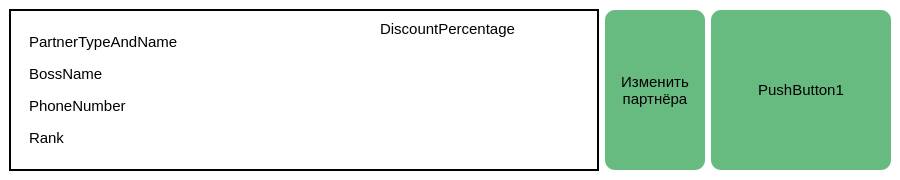
<?xml version="1.0" encoding="UTF-8"?>
<ui version="4.0">
 <class>PartnerCard</class>
 <widget class="QWidget" name="PartnerCard">
  <property name="geometry">
   <rect>
    <x>0</x>
    <y>0</y>
    <width>900</width>
    <height>180</height>
   </rect>
  </property>
  <property name="windowTitle">
   <string>Form</string>
  </property>
  <widget class="QFrame" name="PartnerCardVBox">
   <property name="geometry">
    <rect>
     <x>0</x>
     <y>0</y>
     <width>900</width>
     <height>180</height>
    </rect>
   </property>
   <property name="styleSheet">
    <string notr="true">background: white;  color: black; font-size: 15px; padding: 0px</string>
   </property>
   <layout class="QHBoxLayout" name="horizontalLayout">
    <item>
     <widget class="QFrame" name="horizontalFrame">
      <property name="styleSheet">
       <string notr="true">border: 2px solid black;</string>
      </property>
      <layout class="QHBoxLayout" name="horizontalLayout_2">
       <item>
        <widget class="QFrame" name="FirstColumn">
         <property name="styleSheet">
          <string notr="true">border: none; padding: 0;</string>
         </property>
         <layout class="QVBoxLayout" name="verticalLayout">
          <item>
           <widget class="QLabel" name="PartnerTypeAndName">
            <property name="styleSheet">
             <string notr="true">padding: 0</string>
            </property>
            <property name="text">
             <string>PartnerTypeAndName</string>
            </property>
           </widget>
          </item>
          <item>
           <widget class="QLabel" name="BossName">
            <property name="styleSheet">
             <string notr="true">padding: 0</string>
            </property>
            <property name="text">
             <string>BossName</string>
            </property>
           </widget>
          </item>
          <item>
           <widget class="QLabel" name="PhoneNumber">
            <property name="styleSheet">
             <string notr="true">padding: 0</string>
            </property>
            <property name="text">
             <string>PhoneNumber</string>
            </property>
           </widget>
          </item>
          <item>
           <widget class="QLabel" name="Rank">
            <property name="styleSheet">
             <string notr="true">padding: 0</string>
            </property>
            <property name="text">
             <string>Rank</string>
            </property>
           </widget>
          </item>
         </layout>
        </widget>
       </item>
       <item>
        <widget class="QLabel" name="DiscountPercentage">
         <property name="styleSheet">
          <string notr="true">border: none;
padding: 0</string>
         </property>
         <property name="text">
          <string>&lt;html&gt;&lt;head/&gt;&lt;body&gt;&lt;p&gt;DiscountPercentage&lt;/p&gt;&lt;/body&gt;&lt;/html&gt;</string>
         </property>
         <property name="alignment">
          <set>Qt::AlignmentFlag::AlignHCenter|Qt::AlignmentFlag::AlignTop</set>
         </property>
        </widget>
       </item>
      </layout>
     </widget>
    </item>
    <item>
     <widget class="QPushButton" name="EditButton">
      <property name="minimumSize">
       <size>
        <width>0</width>
        <height>160</height>
       </size>
      </property>
      <property name="maximumSize">
       <size>
        <width>100</width>
        <height>16777215</height>
       </size>
      </property>
      <property name="styleSheet">
       <string notr="true">background-color: #67BA80;   border-radius: 10px</string>
      </property>
      <property name="text">
       <string>Изменить
партнёра</string>
      </property>
     </widget>
    </item>
    <item>
     <widget class="QPushButton" name="GetOrdersListButton">
      <property name="minimumSize">
       <size>
        <width>0</width>
        <height>160</height>
       </size>
      </property>
      <property name="maximumSize">
       <size>
        <width>180</width>
        <height>16777215</height>
       </size>
      </property>
      <property name="styleSheet">
       <string notr="true">background-color: #67BA80;   border-radius: 10px</string>
      </property>
      <property name="text">
       <string>PushButton1</string>
      </property>
     </widget>
    </item>
   </layout>
  </widget>
 </widget>
 <resources/>
 <connections/>
</ui>
